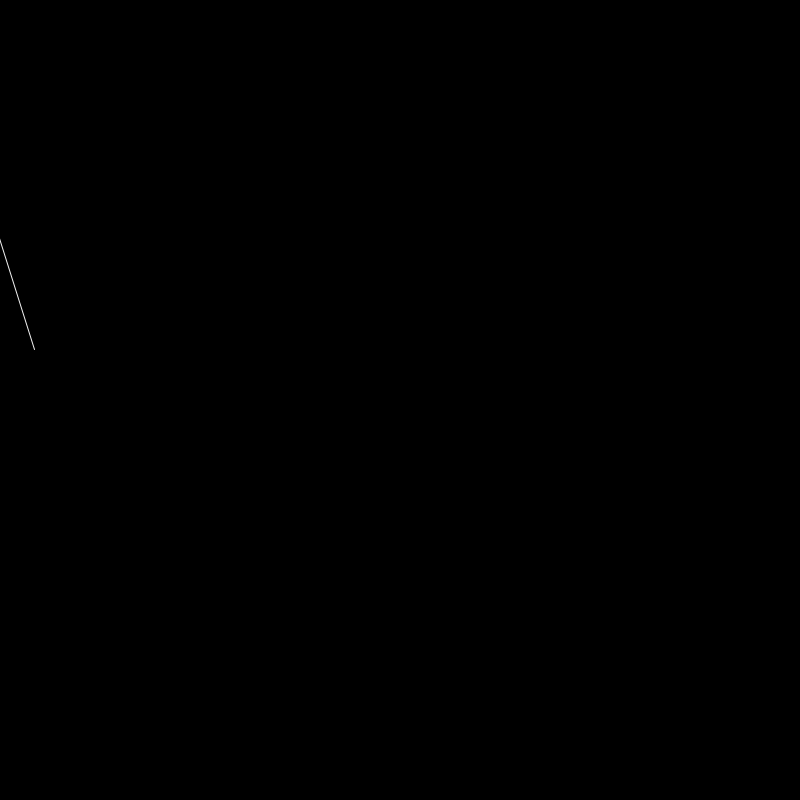
Frame 1 (no input)
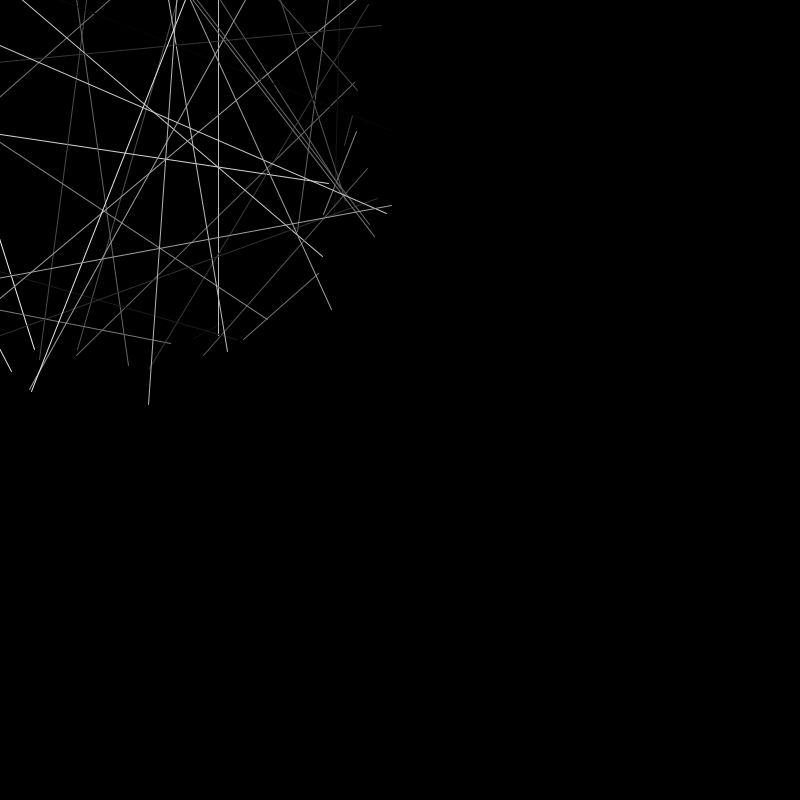
Frame 60 (the mouse pressed at the canvas centre just before this capture)
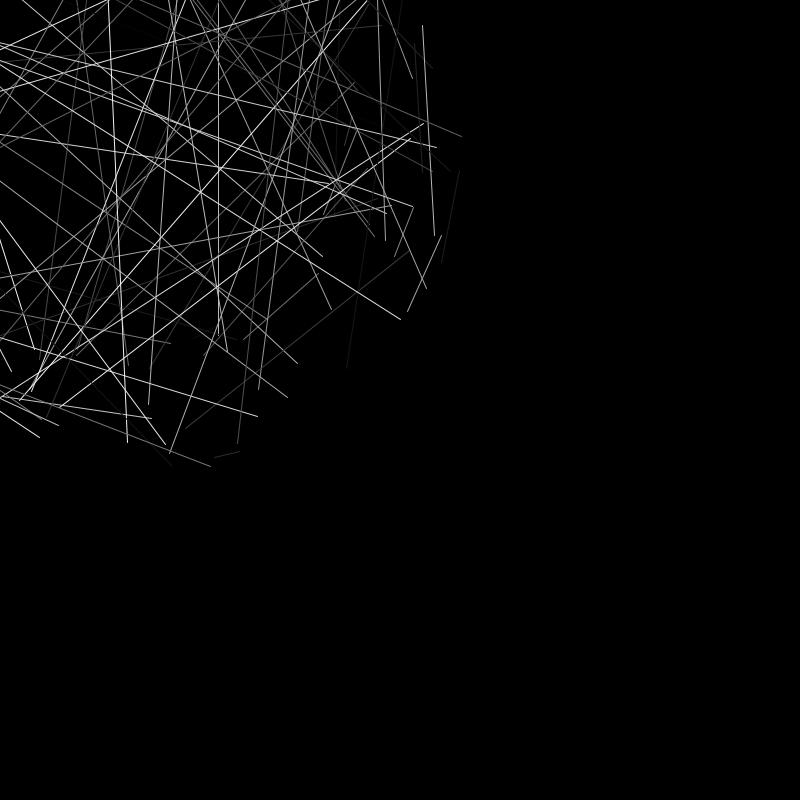
Frame 120 (the mouse held since frame 60 and released just before this capture)

The Processing sketch that drew these frames (run headless with seeded random() and noise(); from frame 60 on, the mouse is pressed at the canvas centre):

// Processing sketch: processing_68311
// ── processing_68311.pde

int radius = 300;  //What is the difference between an int and a float?
int h = height/2;
int w = width/2;


float [] xPos = new float [360];  //What are these called and what do they do?
float [] yPos = new float [360];


void setup() {        //Describe what "setup" does:
  size(800,800);      //What does this do?
  smooth();           //What does this do?
  background(0);    //What does this do?
  
  
  //Describe what's happening here:
  for (int i = 0; i < 360; i++) {
    int deg = i * 1;
    float angle = radians(deg);
    xPos[i] = cos(angle) * radius;
    yPos[i] = sin(angle) * radius;
  }
  
}

void draw() {      //Describe what "draw" does generally:
int a = (int) random(0,359);
int b= (int) random(0,359);
  //Describe what's happening here:
  translate(w, h);
  h++;
  w++;
  
stroke(random(0, 255));

    line(xPos[a], yPos[a], xPos[b], yPos[b]);
  for (int i = 0; i < 360; i++) {
      
  }



}
